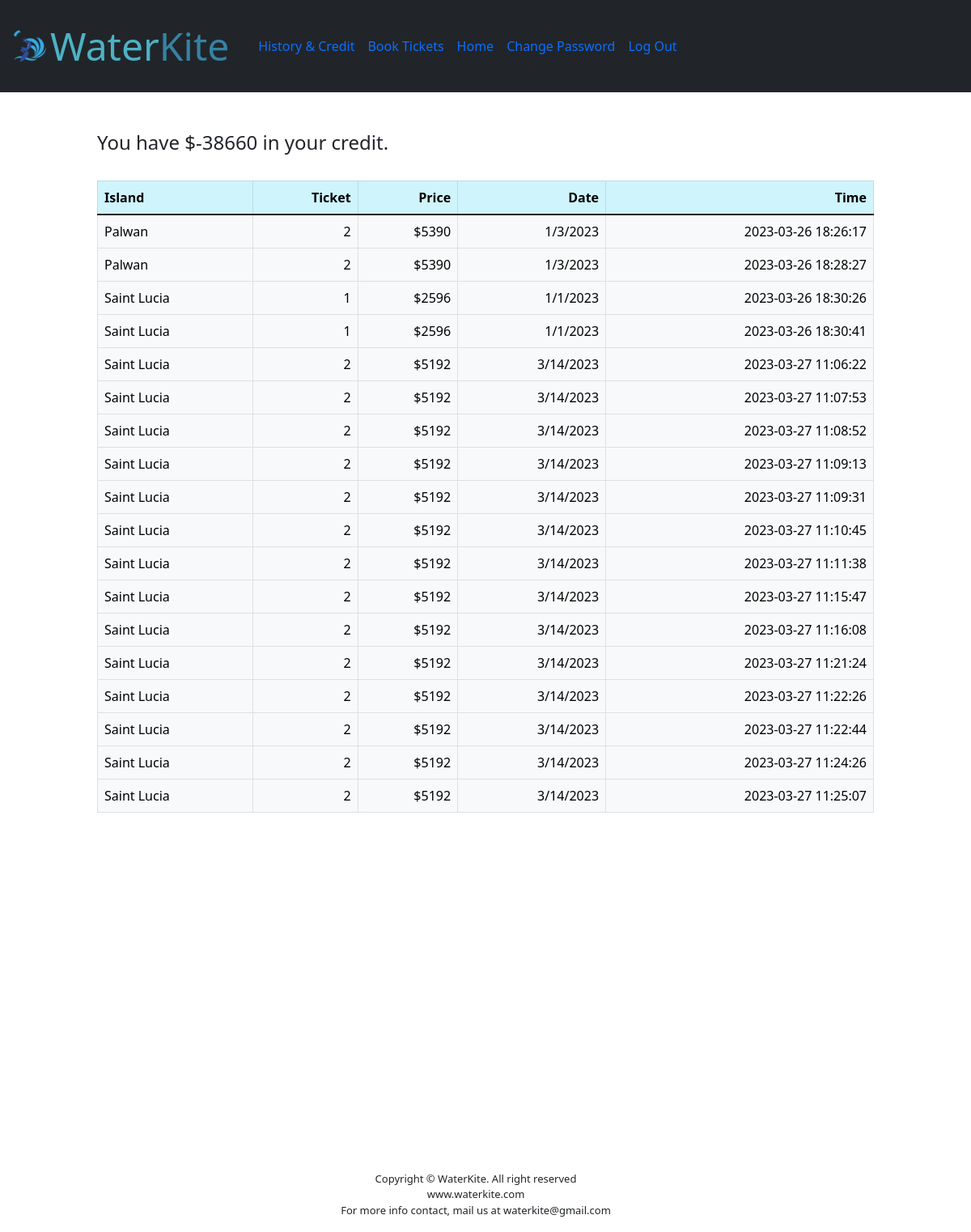
Screenshot of /history (signed in) with the database file from the repository.
### tables this page shows
CREATE TABLE users (id INTEGER PRIMARY KEY AUTOINCREMENT NOT NULL, username TEXT NOT NULL, hash TEXT NOT NULL, cash NUMERIC NOT NULL DEFAULT 50000.00);

CREATE TABLE 'history'(
user_id INTEGER NOT NULL,
island TEXT NOT NULL,
ticket INT SIGNED NOT NULL,
price NUMERIC,
'time' DATETIME NOT NULL DEFAULT CURRENT_TIMESTAMP, day INTEGER NOT NULL, month INTEGER NOT NULL, year INTEGER NOT NULL,
FOREIGN KEY (user_id) REFERENCES users(id)
);

### app.py (the view)
@app.route("/history")
@login_required
def history():
    user_id = session["user_id"]
    history = db.execute("SELECT island, time, ticket, price, year, month ||'/'|| day as date FROM history WHERE user_id = ?", user_id)
    cashes = db.execute("SELECT cash FROM users WHERE id = ?", user_id)
    cash = cashes[0]["cash"]
    return render_template("history.html", history=history, cash=cash)

### app.py (called while the page is built)
@app.after_request
def after_request(response):
    response.headers["Cache-Control"] = "no-cache, no-store, must-revalidate"
    response.headers["Expires"] = 0
    response.headers["Pragma"] = "no-cache"
    return response

### helpers.py (called while the page is built)
def login_required(f):
    @wraps(f)
    def decorated_function(*args, **kwargs):
        if session.get("user_id") is None:
            return redirect("/login")
        return f(*args, **kwargs)
    return decorated_function

### templates/history.html (shortened to what this page needs)
{% extends "layout.html" %}
{% block header %}
  <div class="container-fluid">
<div class="collapse navbar-collapse" id="navbarSupportedContent">
  <ul class="navbar-nav me-auto mb-2 mb-lg-0">
          <ul class="navbar-nav me-auto mt-2">
          <li class="nav-item"><a class="nav-link" href="/history">History & Credit</a></li><br><br>
          <li class="nav-item"><a class="nav-link" href="/book">Book Tickets</a></li>
          <li class="nav-item"><a class="nav-link" href="/index">Home</a></li>
        </ul>
        <ul class="navbar-nav ms-auto mt-2">
          <li class="nav-item"><a class="nav-link" href="/password">Change Password</a></li>
          <li class="nav-item"><a class="nav-link" href="/logout">Log Out</a></li>
      </ul>
    </div>
    </div>
{% endblock %}
{% block main %}
<br><br>
<div class="fix">
<h4>You have ${{ cash }} in your credit.</h4>
<br>
<table class="table table-bordered">
        <thead>
            <tr class="table-info">
                <th class="text-start">Island</th>
                <th class="text-end">Ticket</th>
                <th class="text-end">Price</th>
                <th class="text-end">Date</th>
                <th class="text-end">Time</th
            </tr>
        </thead>
        <tbody>
            {% for history in history %}
            <tr class="table-light">
                    <td class="text-start">{{ history ["island"] }}</td>
                    <td class="text-end">{{ history ["ticket"] }}</td>
                    <td class="text-end">${{ history ["price"] }}</td>
                    <td class="text-end">{{ history ["date"] }}/{{ history ["year"] }}</td>
                    <td class="text-end">{{ history ["time"] }}</td>
            </tr>
                {% endfor %}
        </tbody>
    </table>
    </div>
{% endblock %}

### templates/layout.html (shortened to what this page needs)
<!DOCTYPE html>
<html lang="en">
<head>
    <link href="https://cdn.jsdelivr.net/npm/bootstrap@5.1.3/dist/css/bootstrap.min.css" rel="stylesheet">
    <link href="/static/styles.css" type="text/css" rel="stylesheet">
</head>
<body>
  <div class="header">
  <nav class="navbar bg-dark" data-bs-theme="dark">
  <nav class="navbar navbar-expand-lg bg-body-tertiary">
    <div class="container-fluid">
      <img style="float:left" class="image" src="/static/logo.png" alt="logo">
      <a class="navbar-brand" href="/"><span class="blue">Water</span><span class="yellow">Kite</span></a>
        {% block header %}{% endblock %}
    </nav>
    </nav>
    </div>
<main>
  {% block main %}{% endblock %}
</main>
<div id="footer"><p>Copyright &#169; WaterKite.  All right reserved
  <br>www.waterkite.com
<br>For more info contact, mail us at waterkite@gmail.com</div></div></div>
</body>
</html>

### static/styles.css (style rules this page uses)
nav .navbar-brand { font-size: 3rem; font-style: bold; }
nav .navbar-brand .blue { color: #4DB2C4; }
nav .navbar-brand .yellow { color: #3682A3; }
.image { width: 50px; height: 50px; padding: 5px; margin: 0.01px; }
.header { overflow: hidden; width:100%; }
.nav-item { font-size: medium; }
#footer { font-size: small; margin-top: 37%; text-align: center; transform: translate(-1%, -1%); }

### templates/history.html (style rules this page uses)
.fix { margin-left: 10%; margin-right: 10%; }

### rows the page displays
users: cash "-38660"
history: island "Palwan", ticket "2", price "5390", history "1/3", year "2023", time "2023-03-26 18:26:17"
history: island "Palwan", ticket "2", price "5390", history "1/3", year "2023", time "2023-03-26 18:28:27"
history: island "Saint Lucia", ticket "1", price "2596", history "1/1", year "2023", time "2023-03-26 18:30:26"
history: island "Saint Lucia", ticket "1", price "2596", history "1/1", year "2023", time "2023-03-26 18:30:41"
history: island "Saint Lucia", ticket "2", price "5192", history "3/14", year "2023", time "2023-03-27 11:06:22"
history: island "Saint Lucia", ticket "2", price "5192", history "3/14", year "2023", time "2023-03-27 11:07:53"
history: island "Saint Lucia", ticket "2", price "5192", history "3/14", year "2023", time "2023-03-27 11:08:52"
history: island "Saint Lucia", ticket "2", price "5192", history "3/14", year "2023", time "2023-03-27 11:09:13"
history: island "Saint Lucia", ticket "2", price "5192", history "3/14", year "2023", time "2023-03-27 11:09:31"
history: island "Saint Lucia", ticket "2", price "5192", history "3/14", year "2023", time "2023-03-27 11:10:45"
history: island "Saint Lucia", ticket "2", price "5192", history "3/14", year "2023", time "2023-03-27 11:11:38"
history: island "Saint Lucia", ticket "2", price "5192", history "3/14", year "2023", time "2023-03-27 11:15:47"
history: island "Saint Lucia", ticket "2", price "5192", history "3/14", year "2023", time "2023-03-27 11:16:08"
history: island "Saint Lucia", ticket "2", price "5192", history "3/14", year "2023", time "2023-03-27 11:21:24"
history: island "Saint Lucia", ticket "2", price "5192", history "3/14", year "2023", time "2023-03-27 11:22:26"
history: island "Saint Lucia", ticket "2", price "5192", history "3/14", year "2023", time "2023-03-27 11:22:44"
history: island "Saint Lucia", ticket "2", price "5192", history "3/14", year "2023", time "2023-03-27 11:24:26"
history: island "Saint Lucia", ticket "2", price "5192", history "3/14", year "2023", time "2023-03-27 11:25:07"
